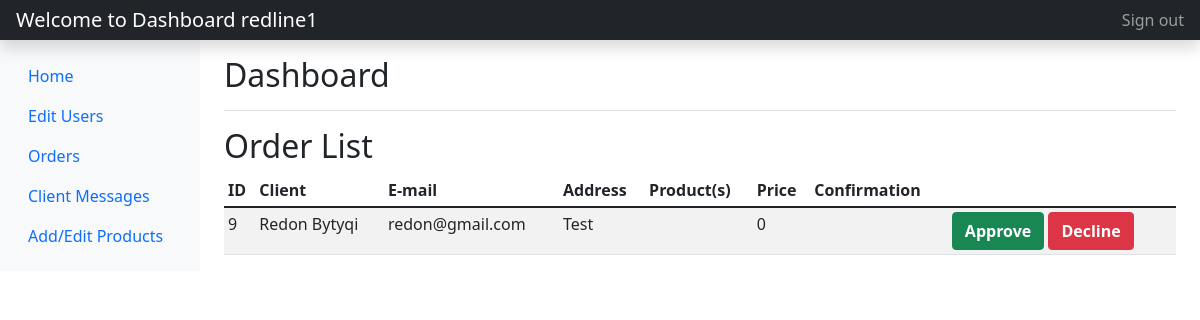
The app's page /ordersList.php (signed in), older data.
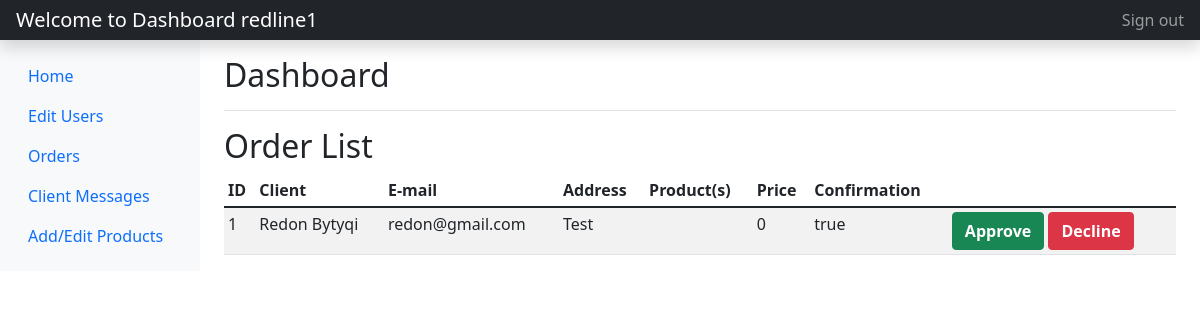
The same page, newer data.
### tables this page shows
CREATE TABLE `orders` (
  `id` int(10) NOT NULL,
  `userid` int(10) NOT NULL,
  `order_id` int(10) NOT NULL,
  `client` varchar(255) NOT NULL,
  `email` varchar(255) NOT NULL,
  `address` varchar(555) NOT NULL,
  `productname` varchar(255) NOT NULL,
  `price` float NOT NULL,
  `approve` varchar(255) NOT NULL
);

### ordersList.php (the view, shortened to what this page needs)
<?php
    include_once('config.php');
    if ($_SESSION['isadmin'] == 'true') {
      $sql = "SELECT orders.*, login.username FROM orders INNER JOIN login ON orders.userid = login.id";
  } else {
      $userid = $_SESSION['id'];
      $sql = "SELECT orders.*, login.username FROM orders INNER JOIN login ON orders.userid = login.id WHERE orders.userid = :userid";
  }
  $selectProducts = $conn->prepare($sql);
  $selectProducts->execute();
  $products_data = $selectProducts->fetchAll();
 ?>
 <!DOCTYPE html>
 <html>
 <head>
 	<link href="https://cdn.jsdelivr.net/npm/bootstrap@5.1.3/dist/css/bootstrap.min.css" rel="stylesheet">
 </head>
 <body>
 <header class="navbar navbar-dark sticky-top bg-dark flex-md-nowrap p-0 shadow">
  <a class="navbar-brand col-md-3 col-lg-2 me-0 px-3" href="#"><?php echo "Welcome to Dashboard ".$_SESSION['username']; ?></a>
  <div class="navbar-nav">
    <div class="nav-item text-nowrap">
      <a class="nav-link px-3" href="logout.php">Sign out</a>
    </div>
  </div>
</header>
<div class="container-fluid">
  <div class="row">
    <nav id="sidebarMenu" class="col-md-3 col-lg-2 d-md-block bg-light sidebar collapse">
      <div class="position-sticky pt-3">
        <ul class="nav flex-column">
           <?php if ($_SESSION['isadmin'] == 'true') { ?>
            <li class="nav-item">
              <a class="nav-link" href="project.php">
                Home
              </a>
            </li>
          <li class="nav-item">
            <a class="nav-link active" aria-current="page" href="dashboard.php">
              Edit Users
            </a>
          </li>
          <li class="nav-item">
            <a class="nav-link active" aria-current="page" href="ordersList.php">
              Orders
            </a>
          </li>
          <li class="nav-item">
            <a class="nav-link active" aria-current="page" href="messagesDashboard.php">
              Client Messages
            </a>
          </li>
          <li class="nav-item">
            <a class="nav-link active" aria-current="page" href="editProducts.php">
              Add/Edit Products
            </a>
          </li>
        </ul>
      <?php
      } ?>
      </div>
    </nav>
    <main class="col-md-9 ms-sm-auto col-lg-10 px-md-4">
      <div class="d-flex justify-content-between flex-wrap flex-md-nowrap align-items-center pt-3 pb-2 mb-3 border-bottom">
        <h1 class="h2">Dashboard</h1>
      </div>
      <h2>Order List</h2>
<div class="table-responsive">
  <table class="table table-striped table-sm">
    <thead>
      <tr>
        <th scope="col">ID</th>
        <th scope="col">Client</th>
        <th scope="col">E-mail</th>
        <th scope="col">Address</th>
        <th scope="col">Product(s)</th>
        <th scope="col">Price</th>
        <th scope="col">Confirmation</th>
      </tr>
    </thead>
    <tbody>
      <?php foreach ($products_data as $product_data) { ?>
        <tr>
          <td><?php echo $product_data['id']; ?></td>
          <td><?php echo $product_data['client']; ?></td>
          <td><?php echo $product_data['email']; ?></td>
          <td><?php echo $product_data['address']; ?></td>
          <td><?php echo $product_data['productname']; ?></td>
          <td><?php echo $product_data['price']; ?></td>
          <td><?php echo $product_data['approve']; ?></td>
          <?php if ($_SESSION['isadmin'] == 'true') { ?>
            <td>
              <button class="btn btn-success">
                <a href="approve.php?id=<?= $product_data['id'];?>" style="text-decoration:none; color:white; font-weight:bold;">Approve</a>
              </button>
              <button class="btn btn-danger">
                <a href="decline.php?id=<?= $product_data['id'];?>" style="text-decoration:none; color:white; font-weight:bold;">Decline</a>
              </button>
            </td>
          <?php } ?>
        </tr>
      <?php } ?>
    </tbody>
  </table>
</div>
    </main>
  </div>
</div>
  </body>
</html>
 </body>
 </html>

Row changes from the older to the newer data that the page shows:
removed orders: id "9", client "Redon Bytyqi", email "redon@gmail.com", address "Test", price "0"
added orders: id "1", client "Redon Bytyqi", email "redon@gmail.com", address "Test", price "0", approve "true"
